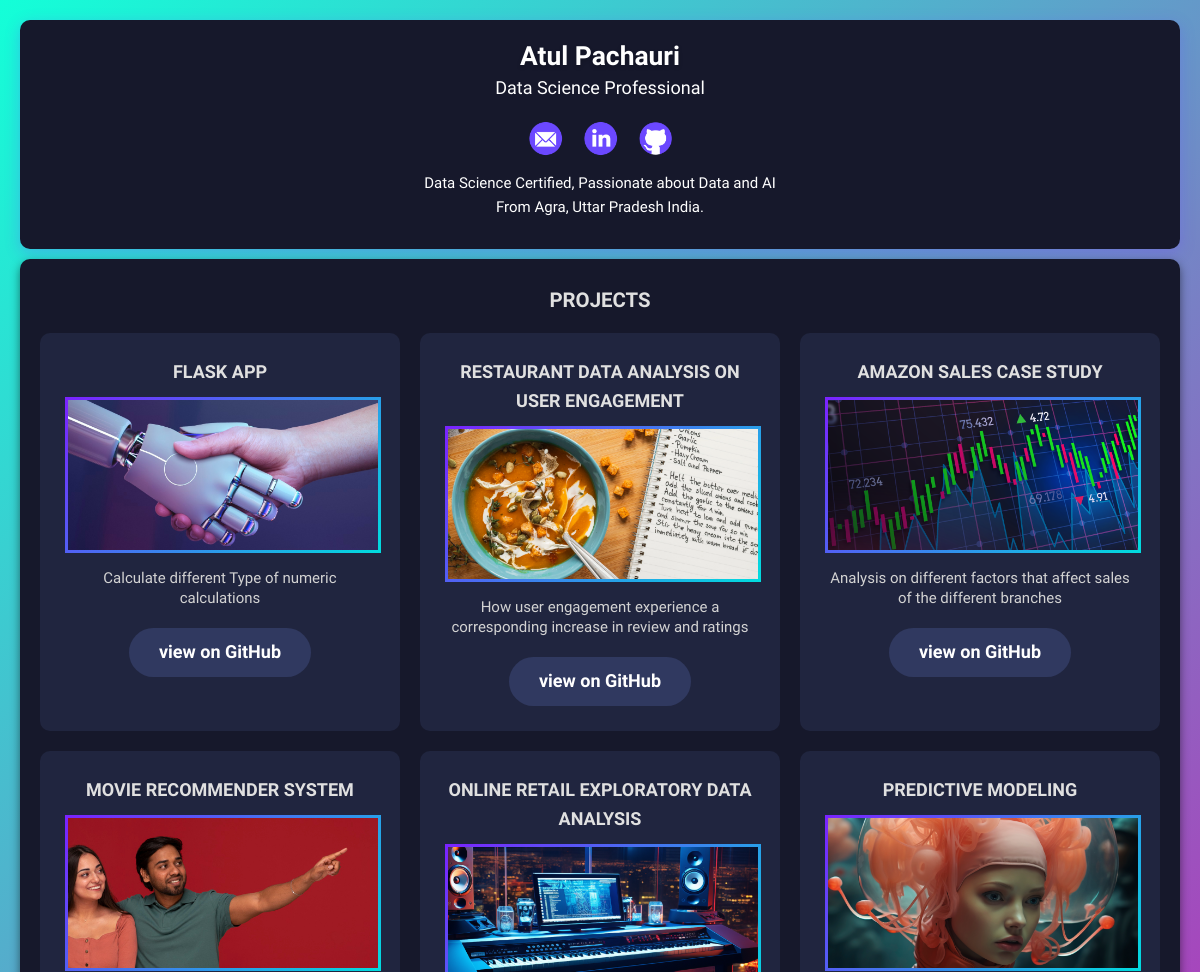
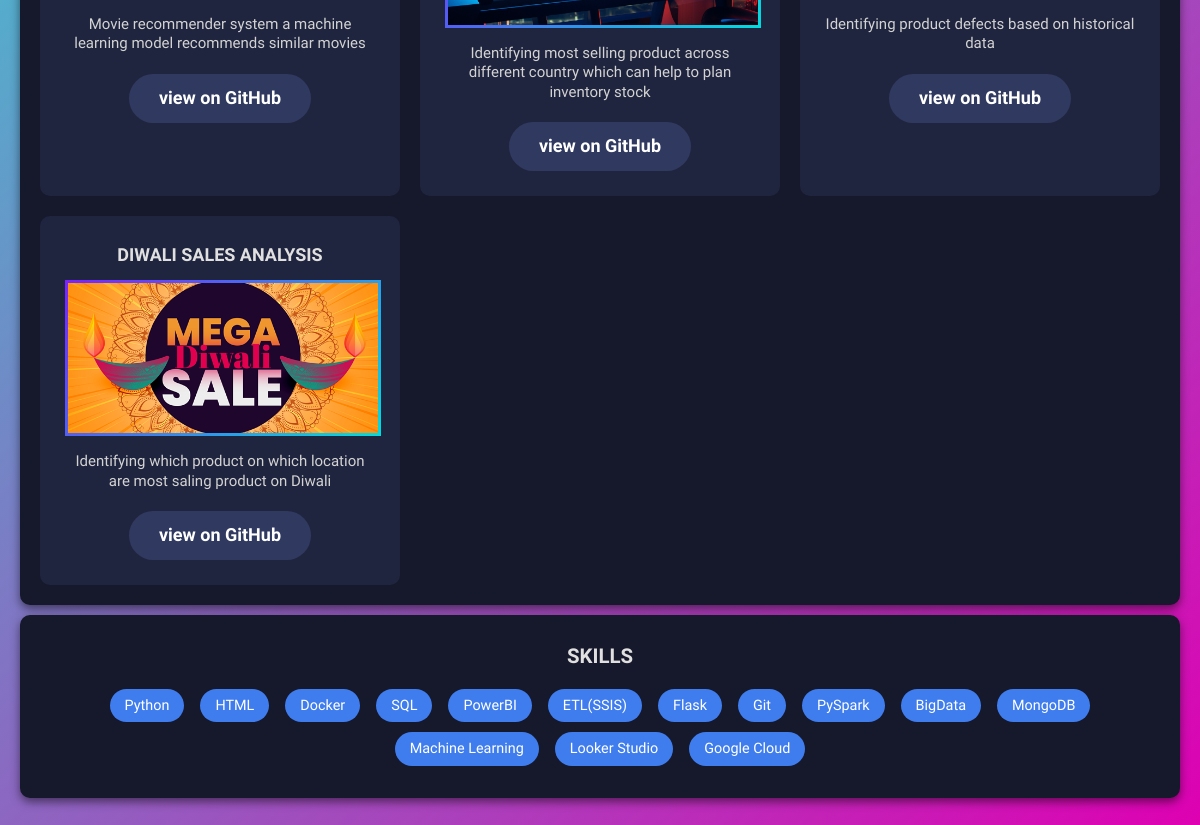
The page / on the database its author committed (2 pictures, top to bottom).
### tables this page shows
CREATE TABLE profile (id INTEGER PRIMARY KEY AUTOINCREMENT, name TEXT, title TEXT, bio TEXT, location TEXT);

CREATE TABLE socials (id INTEGER PRIMARY KEY AUTOINCREMENT, platform TEXT, url TEXT, icon TEXT);

CREATE TABLE projects (id INTEGER PRIMARY KEY AUTOINCREMENT, title TEXT, description TEXT, url TEXT, thumbnail TEXT);

CREATE TABLE skills (id INTEGER PRIMARY KEY AUTOINCREMENT, name TEXT);

### main.py (the view)
@app.route("/")
def read_root():
    conn = get_db_connection()
    c = conn.cursor()
    c.execute("SELECT * FROM socials")
    socials = c.fetchall()
    c.execute("SELECT * FROM projects")
    projects = c.fetchall()
    c.execute("SELECT * FROM skills")
    skills = c.fetchall()
    c.execute("SELECT * FROM profile")
    profile = c.fetchone()
    conn.close()
    return render_template(
        "index.html",
        socials=socials,
        skills=skills,
        projects=projects,
        profile=profile
    )

### main.py (called while the page is built)
def get_db_connection():
    conn = sqlite3.connect("instance/portfolio.db")
    conn.row_factory = sqlite3.Row
    return conn

### templates/index.html (shortened to what this page needs)
<!DOCTYPE html>
<html>
<head>
    <link rel="stylesheet" href="{{ url_for('static', filename='style.css') }}">
</head>
<body>
    <header>
        <h1>{{ profile.name }}</h1>
        <p id="attn">{{ profile.title }}</p>
        <ul class="socials">
            {% for social in socials %}
                <li>
                    <a href="{{ social.url }}" target="_blank" title="{{ social.platform|capitalize }}">
                        <img src="{{ url_for('static', filename=social.icon) }}" alt="{{ social.platform }}">
                    </a>
                </li>
            {% endfor %}
        </ul>
        <p>
            {{ profile.bio }}
            <br>
            From {{ profile.location }}.
        </p>
    </header>
    <section class="projects">
        <h2>Projects</h2>
        <div class="project-container">
            {% for project in projects %}
                <div class="project">
                    <h3>{{ project.title }}</h3>
                    <a href="{{ project.url }}" target="_blank" class="project-image">
                        <img src="{{ url_for('static', filename=project.thumbnail) }}" alt="{{ project.title }}">
                    </a>
                    <p>{{ project.description }}</p>
                    <a href="{{ project.url }}" target="_blank" class="project-link">view on GitHub</a>
                </div>
            {% endfor %}
        </div>
    </section>
    <section class="skills">
        <h2>Skills</h2>
        <ul>
            {% for skill in skills %}
                <li>{{ skill.name }}</li>
            {% endfor %}
        </ul>
    </section>
</body>
</html>

### static/style.css (style rules this page uses)
body { margin: 0; padding: 20px; line-height: 1.6; color: #e0e0e0; background: linear-gradient(135deg, #13ffd8, #de00b2); font-family: 'Ubuntu', sans-serif; font-size: 0.75em; }
header { text-align: center; padding: 15px; color: white; border-radius: 10px; box-shadow: 0 4px 15px rgba(107, 72, 255, 0.3); background-color: #16182B; }
h1 { margin: 0; font-size: 2.2em; text-shadow: 0 2px 4px rgba(0, 0, 0, 0.2); }
h2 { text-align: center; text-transform: uppercase; margin-top: 5px; background-repeat: no-repeat; background-position: bottom; font-size: 1.7em; }
h3 { text-transform: uppercase; padding-bottom: 10px; }
p { font-size: 1.25em; }
.skills, .projects { margin: 10px 0; background: #16182B; padding: 20px; border-radius: 10px; box-shadow: 0 4px 10px rgba(0, 0, 0, 0.5); }
.skills ul { list-style: none; padding: 0; display: flex; flex-wrap: wrap; gap: 10px; justify-content: center; }
.skills li { background: #3F7DEF; color: white; padding: 5px 15px; border-radius: 20px; transition: transform 0.2s ease; font-size: 1.2em; margin: 0 3px; }
.project-container { display: grid; grid-template-columns: repeat(3, 1fr); gap: 20px; }
.project { text-align: center; padding: 25px; background: #20253F; border-radius: 10px; transition: transform 0.3s ease, box-shadow 0.3s ease; }
.project img { width: 100%; height: 150px; object-fit: cover; margin-bottom: 10px; border: 3px solid transparent; border-image: linear-gradient(135deg, #7B22FF, #00DCDE) 3; }
.project .project-image { display: block; text-decoration: none; }
.project h3 { margin: 0; color: #e0e0e0; font-size: 1.5em; }
.project p { color: lightgray; font-family: 'Shanti', sans-serif; line-height: 1.3em; margin-bottom: 20px; margin-top: 0; }
.project .project-link { font-size: 1.5em; font-weight: bold; background-color: #303960; padding: 10px 30px; border-radius: 25px; color: white; text-decoration: none; display: inline-block; transition: background 0.3s ease; }
a { color: white; text-decoration: none; transition: color 0.2s ease; }
#attn { font-size: 1.5em; margin: 0; padding-bottom: 10px; background-repeat: no-repeat; background-position: bottom; line-height: 1.2em; }
.socials { list-style: none; padding: 0; display: flex; justify-content: center; gap: 20px; }
.socials li { display: inline; }
.socials a { text-decoration: none; display: inline-block; }
.socials a img { width: 35px; height: 35px; vertical-align: middle; }

### rows shown on the page
profile: name "Atul Pachauri", title "Data Science Professional", bio "Data Science Certified, Passionate about Data and AI", location "Agra, Uttar Pradesh India"
socials: icon+platform (picture)
socials: icon+platform (picture)
socials: icon+platform (picture)
projects: title "FLASK APP", thumbnail (picture), description "Calculate different Type of numeric calculations"
projects: title "RESTAURANT DATA ANALYSIS ON USER ENGAGEMENT", thumbnail (picture), description "How user engagement experience a corresponding increase in review and ratings"
projects: title "AMAZON SALES CASE STUDY", thumbnail (picture), description "Analysis on different factors that affect sales of the different branches"
projects: title "MOVIE RECOMMENDER SYSTEM", thumbnail (picture), description "Movie recommender system a machine learning model recommends similar movies"
projects: title "ONLINE RETAIL EXPLORATORY DATA ANALYSIS", thumbnail (picture), description "Identifying most selling product across different country which can help to plan inventory stock"
projects: title "PREDICTIVE MODELING", thumbnail (picture), description "Identifying product defects based on historical data"
projects: title "DIWALI SALES ANALYSIS", thumbnail (picture), description "Identifying which product on which location are most saling product on Diwali"
skills: name "Python"
skills: name "HTML"
skills: name "Docker"
skills: name "SQL"
skills: name "PowerBI"
skills: name "ETL(SSIS)"
skills: name "Flask"
skills: name "Git"
skills: name "PySpark"
skills: name "BigData"
skills: name "MongoDB"
skills: name "Machine Learning"
skills: name "Looker Studio"
skills: name "Google Cloud"
